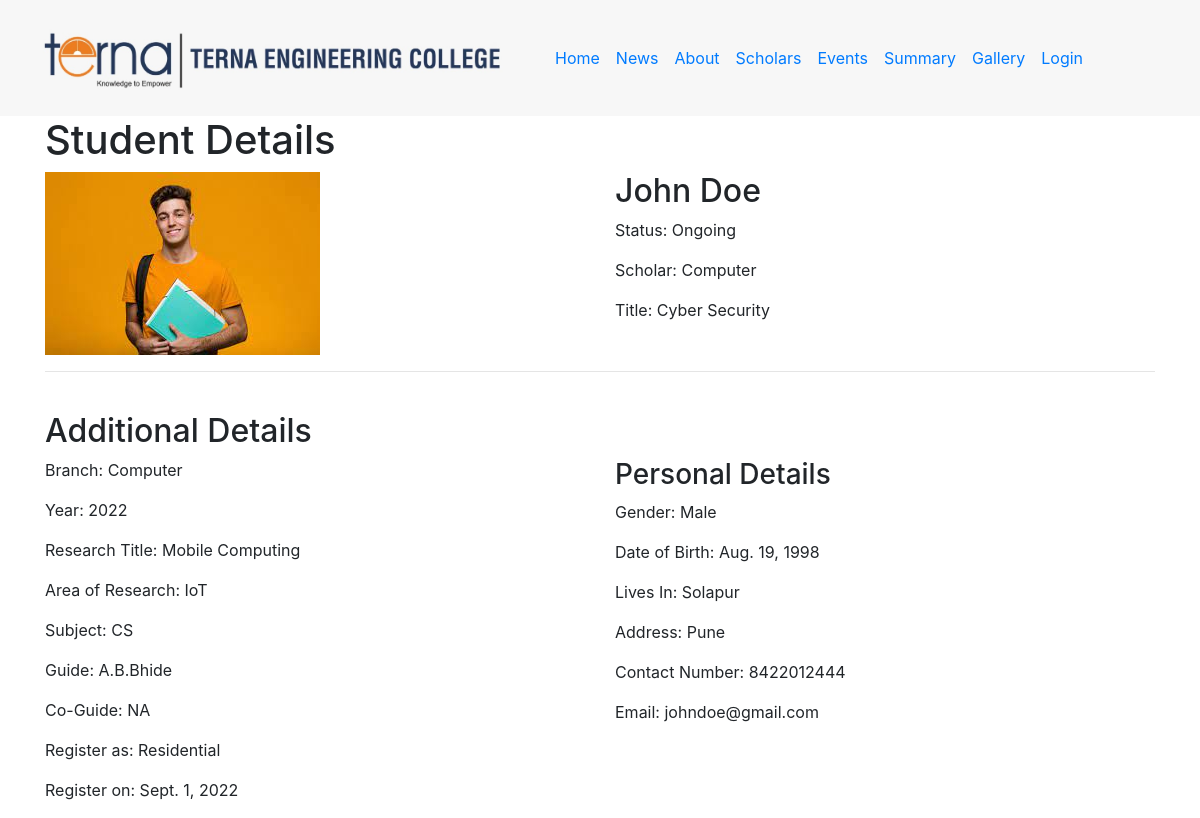
Screenshot of /student/1/ with the database file from the repository.
### Homepage/models.py (models this page shows, shortened)
class StudentDetails(models.Model):
    GENDER_CHOICES = (
        ('Male', 'Male'),
        ('Female', 'Female'),
        ('Other', 'Other'),
    )
    REGISTER_CHOICES = (
        ('Residential', 'Residential'),
        ('Non-Residential', 'Non-Residential'),
    )
    student = models.OneToOneField(Student_Cards, on_delete=models.CASCADE)
    branch = models.CharField(max_length=100)
    year = models.IntegerField()
    research_title = models.CharField(max_length=200)
    area_of_research = models.CharField(max_length=200)
    subject = models.CharField(max_length=100)
    guide = models.CharField(max_length=100)
    co_guide = models.CharField(max_length=100,default='NA')
    register_as = models.CharField(max_length=20, choices=REGISTER_CHOICES)
    register_on = models.DateField()
    gender = models.CharField(max_length=10, choices=GENDER_CHOICES)
    dob = models.DateField()
    lives_in = models.CharField(max_length=100)
    address = models.TextField()
    contact_no = models.CharField(max_length=15)
    email = models.EmailField()

class Student_Cards(models.Model):
    name = models.CharField(max_length=100)
    photo = models.ImageField(upload_to='student_photos/')
    status = models.CharField(max_length=100)
    scholar = models.CharField(max_length=100)
    title = models.CharField(max_length=100)

### Homepage/views.py (the view)
# urls.py: path('student/<int:student_id>/', views.student_detail, name='student_detail'),
def student_detail(request, student_id):
    student = StudentDetails.objects.get(student_id=student_id)
    return render(request, 'homepage/student_detail.html', {'student': student})

### Homepage/templates/Homepage/student_detail.html (shortened to what this page needs)
{% extends "base.html" %}
{% block content %}
    <div class="container">
        <h1>Student Details</h1>
        <div class="row">
            <div class="col-md-6">
                <img src="{{ student.student.photo.url }}" alt="{{ student.student.name }}" class="img-fluid">
            </div>
            <div class="col-md-6">
                <h2>{{ student.student.name }}</h2>
                <p>Status: {{ student.student.status }}</p>
                <p>Scholar: {{ student.student.scholar }}</p>
                <p>Title: {{ student.student.title }}</p>
            </div>
        </div>
        <hr>
        <br>
        <h2>Additional Details</h2>
        <div class="row">
            <div class="col-md-6">
                <p>Branch: {{ student.branch }}</p>
                <p>Year: {{ student.year }}</p>
                <p>Research Title: {{ student.research_title }}</p>
                <p>Area of Research: {{ student.area_of_research }}</p>
                <p>Subject: {{ student.subject }}</p>
                <p>Guide: {{ student.guide }}</p>
                <p>Co-Guide: {{ student.co_guide }}</p>
                <p>Register as: {{ student.register_as }}</p>
                <p>Register on: {{ student.register_on }}</p>
            </div>
            <div class="col-md-6">
                <h3>Personal Details</h3>
                <p>Gender: {{ student.gender }}</p>
                <p>Date of Birth: {{ student.dob }}</p>
                <p>Lives In: {{ student.lives_in }}</p>
                <p>Address: {{ student.address }}</p>
                <p>Contact Number: {{ student.contact_no }}</p>
                <p>Email: {{ student.email }}</p>
            </div>
        </div>
    </div>
{% endblock %}

### rows the page displays
StudentDetails: student.photo (picture), student.name "John Doe", student.status "Ongoing", student.scholar "Computer", student "Cyber Security", branch "Computer", year "2022", research_title "Mobile Computing", area_of_research "IoT", subject "CS", guide "A.B.Bhide", co_guide "NA", register_as "Residential", register_on "Sept. 1, 2022", gender "Male", dob "Aug. 19, 1998", lives_in "Solapur", address "Pune", contact_no "8422012444", email "johndoe@gmail.com"
